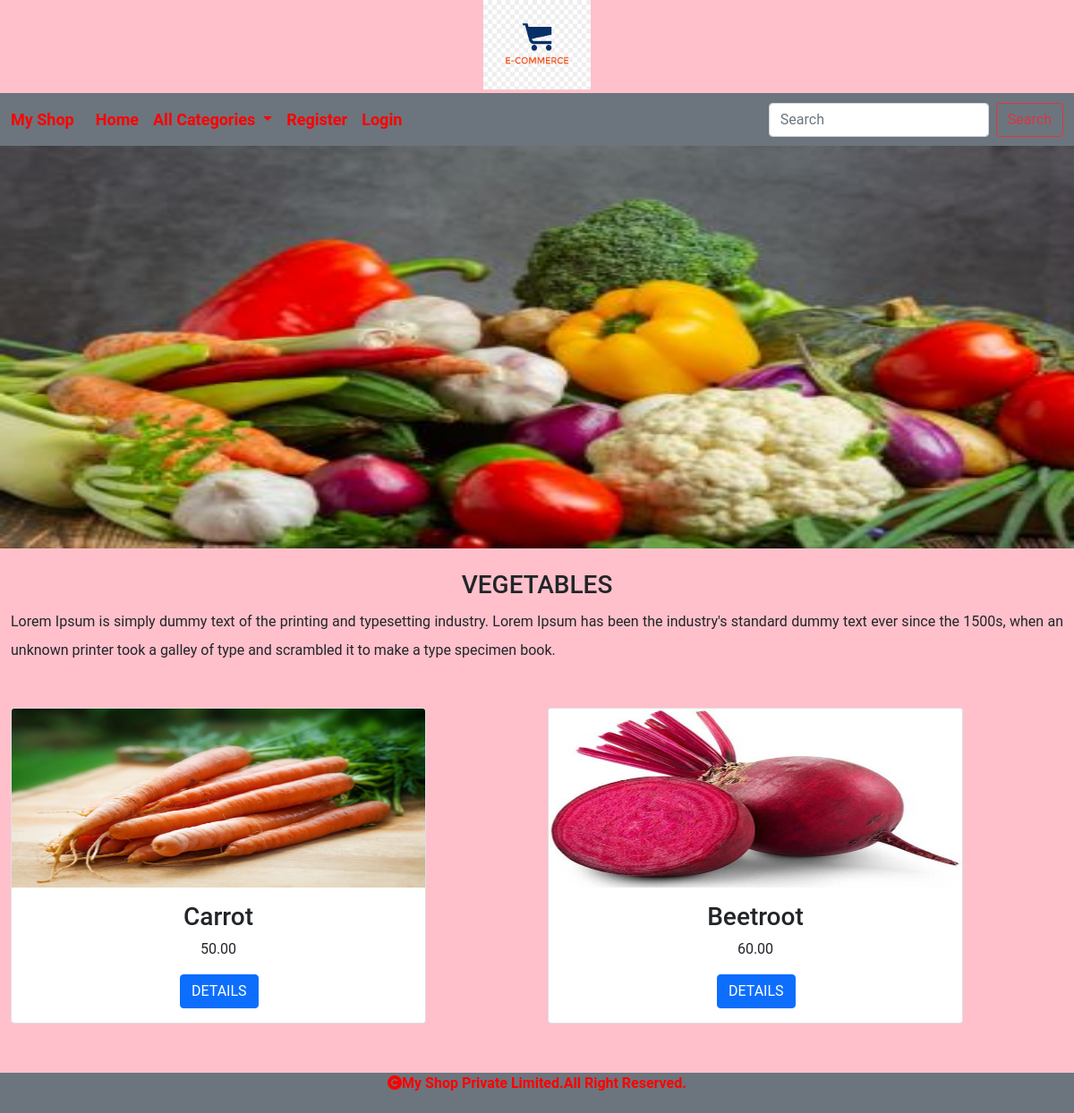
The page /allproducts/Vegetables on the database its author committed.
### shop/models.py (models this page shows, shortened)
class Category(models.Model):
    cname=models.CharField(max_length=200)
    description=models.TextField()
    image=models.ImageField(upload_to='shop/category',null=True,blank=True)

class Product(models.Model):
    pname = models.CharField(max_length=200)
    description = models.TextField()
    image=models.ImageField(upload_to='shop/product',null=True,blank=True)
    price=models.DecimalField(max_digits=10,decimal_places=2)
    category=models.ForeignKey(Category,on_delete=models.CASCADE)
    stock=models.IntegerField()
    available=models.BooleanField(default=True)
    created=models.DateTimeField(auto_now_add=True)
    updated=models.DateTimeField(auto_now=True)

### shop/views.py (the view)
# urls.py: path('allproducts/<c>', views.allproducts, name="allproducts"),
def allproducts(request,c):
    p=Product.objects.filter(category__cname=c)
    category=Category.objects.get(cname=c)
    return render(request,'products.html',{'p':p,'category':category})

### cart/context_processors.py (called while the page is built, shortened)
def counter(request):
    item_count=0
    return {'count':item_count}

### shop/context_processors.py (called while the page is built)
def menu_links(request):
    links=Category.objects.all()
    return{'links':links}

### templates/products.html
<!DOCTYPE html>
{% extends 'base.html' %}
{% load static %}
{% block content %}
<div>
    <img src="{{category.image.url}}" height="450px" width="100%">
</div>
<div class="container-fluid mt-4">
    <h3 class="text-center mb-2 text-uppercase">{{category.cname}}</h3>
    <p style="text-align:justify;line-height:2;">{{category.description}}</p>
</div>
<div class="container-fluid mt-5" style="margin-bottom:100px;">
    <div class="row">
        {% for i in p %}
        <div class="col sm-4">
            <div class="card" style="width:29rem;">
  <img src="{{i.image.url}}" class="card-img-top" height="200px" width="100%" alt="...">
  <div class="card-body">
    <h3 class="card-title text-center">{{i.pname}}</h3>
      <p class="card-text text-center">{{i.price}}</p>
    <a href="{% url 'shop:detail' i.pname %}" style="position:relative;left:40%;" class="btn btn-primary">DETAILS</a>
  </div>
</div>
        </div>
        {% endfor %}
    </div>
</div>
{% endblock %}

### static/css/style.css (style rules this page uses)
body { background-color:pink; font-family: 'Roboto', sans-serif; }

### rows shown on the page
Category: image (picture), cname "VEGETABLES", description "Lorem Ipsum is simply dummy text of the printing and typesetting industry. Lorem Ipsum has been the industry's standard dummy text ever since the 1500s, when an unknown printer took a galley of type and scrambled it to make a type specimen book."
Product: image (picture), pname "Carrot", price "50.00"
Product: image (picture), pname "Beetroot", price "60.00"
